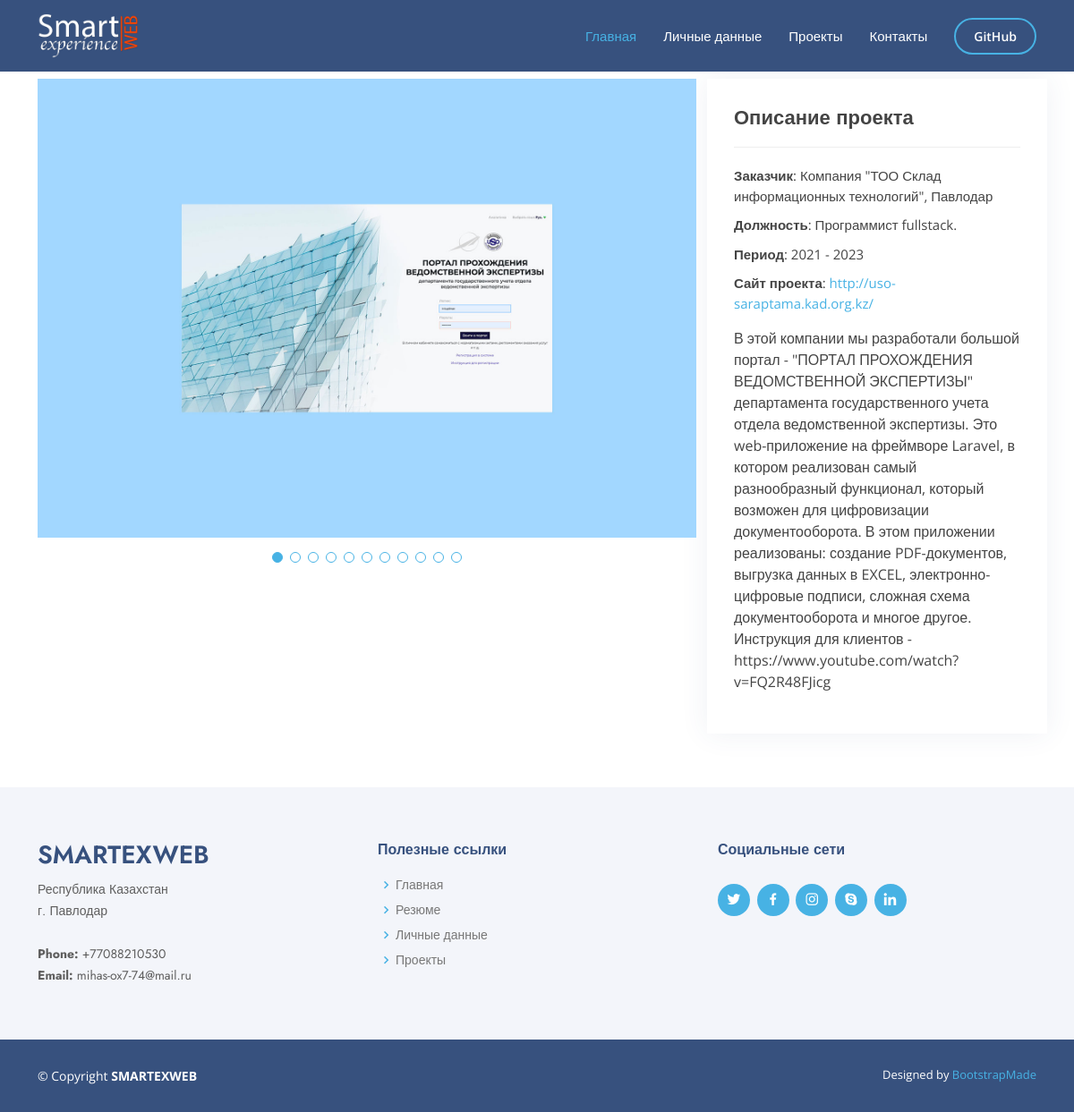
/portfolio/13, run on the app's committed database.
### portfolio/models.py (models this page shows, shortened)
class ProjectImages(models.Model):
    title = models.CharField("Заголовок", max_length=100)
    description = models.TextField("Описание")
    image = models.ImageField("Изображение", upload_to="project_images/")
    project = models.ForeignKey(Projects, verbose_name="Проект", on_delete=models.CASCADE, related_name="project_images")
    сreated = models.DateTimeField('Дата создания', null=True)
    class Meta:
        verbose_name = "Изображение проекта"
        verbose_name_plural = "Изображения проекта"

class Projects(models.Model):
    name = models.CharField('Название', max_length=250)
    description = models.TextField('Описание')
    client = models.CharField('Заказчик', max_length=250)
    spec = models.CharField('Должность', max_length=250)
    period = models.TextField('Период')
    siteurl = models.TextField('siteurl')
    category = models.ManyToManyField(
        Category, verbose_name="Категория", null=True
    )
    сreated = models.DateTimeField('Дата создания', null=True)
    class Meta:
        verbose_name = 'Проект'
        verbose_name_plural = 'Проекты'

### portfolio/views.py (the view)
# urls.py: path('<int:pk>', views.ProjectsDeleteView.as_view(), name='details_view'),
class ProjectsDeleteView(DeleteView):
    model = Projects
    template_name = 'portfolio/details_view.html'
    context_object_name = 'project'

### portfolio/templates/portfolio/details_view.html (shortened to what this page needs)
{% extends 'main/layout.html' %}
{% load static %}
{% block content %}
    <section id="portfolio-details" class="portfolio-details">
        <div class="container">
          <div class="row">
            <div class="col-lg-8">
              <div class="portfolio-details-slider swiper">
                <div class="swiper-wrapper align-items-center">
                  {% for image in project.project_images.all %}
                    <div class="swiper-slide">
                      <img src="{{ image.image.url }}" alt="">
                    </div>
                  {% endfor %}
                </div>
                <div class="swiper-pagination"></div>
              </div>
            </div>
            <div class="col-lg-4 portfolio-info">
              <h3>Описание проекта</h3>
              <ul>
                <li><strong>Заказчик</strong>: {{ project.client }}</li>
                <li><strong>Должность</strong>: {{ project.spec }}</li>
                <li><strong>Период</strong>: {{ project.period }}</li>
                <li><strong>Сайт проекта</strong>: <a href="{{ project.siteurl }}" target="_blank">{{ project.siteurl }}</a></li>
              </ul>
              <p>
                {{ project.description }}
              </p>
            </div>
          </div>
        </div>
    </section>
{% endblock %}

### main/static/main/css/style.css (style rules this page uses)
body { font-family: "Open Sans", sans-serif; color: #444444; }
a { color: #47b2e4; text-decoration: none; }
h1, h2, h3, h4, h5, h6 { font-family: "Jost", sans-serif; }
section { padding: 60px 0; overflow: hidden; }
.portfolio-details { padding-top: 40px; }
.portfolio-details .portfolio-details-slider img { width: 100%; }
.portfolio-details .portfolio-details-slider .swiper-pagination { margin-top: 20px; position: relative; }
.portfolio-details .portfolio-info { padding: 30px; box-shadow: 0px 0 30px rgba(55, 81, 126, 0.08); }
.portfolio-details .portfolio-info h3 { font-size: 22px; font-weight: 700; margin-bottom: 20px; padding-bottom: 20px; border-bottom: 1px solid #eee; }
.portfolio-details .portfolio-info ul { list-style: none; padding: 0; font-size: 15px; }
.portfolio-details .portfolio-info ul li+li { margin-top: 10px; }

### data on the page
ProjectImages: image (picture)
Projects: client "Компания \"ТОО Склад информационных технологий\", Павлодар", spec "Программист fullstack.", period "2021 - 2023", siteurl "http://uso-saraptama.kad.org.kz/", description "В этой компании мы разработали большой портал - \"ПОРТАЛ ПРОХОЖДЕНИЯ ВЕДОМСТВЕННОЙ ЭКСПЕРТИЗЫ\" департамента государственного учета отдела ведомственной экспертизы. Это web-приложение на фреймворе Laravel, в котором реализован самый разнообразный функционал, который возможен для цифровизации документооборота. В этом приложении реализованы: создание PDF-документов, выгрузка данных в EXCEL, электронно-цифровые подписи, сложная схема документооборота и многое другое. Инструкция для клиентов - https://www.youtube.com/watch?v=FQ2R48FJicg"
